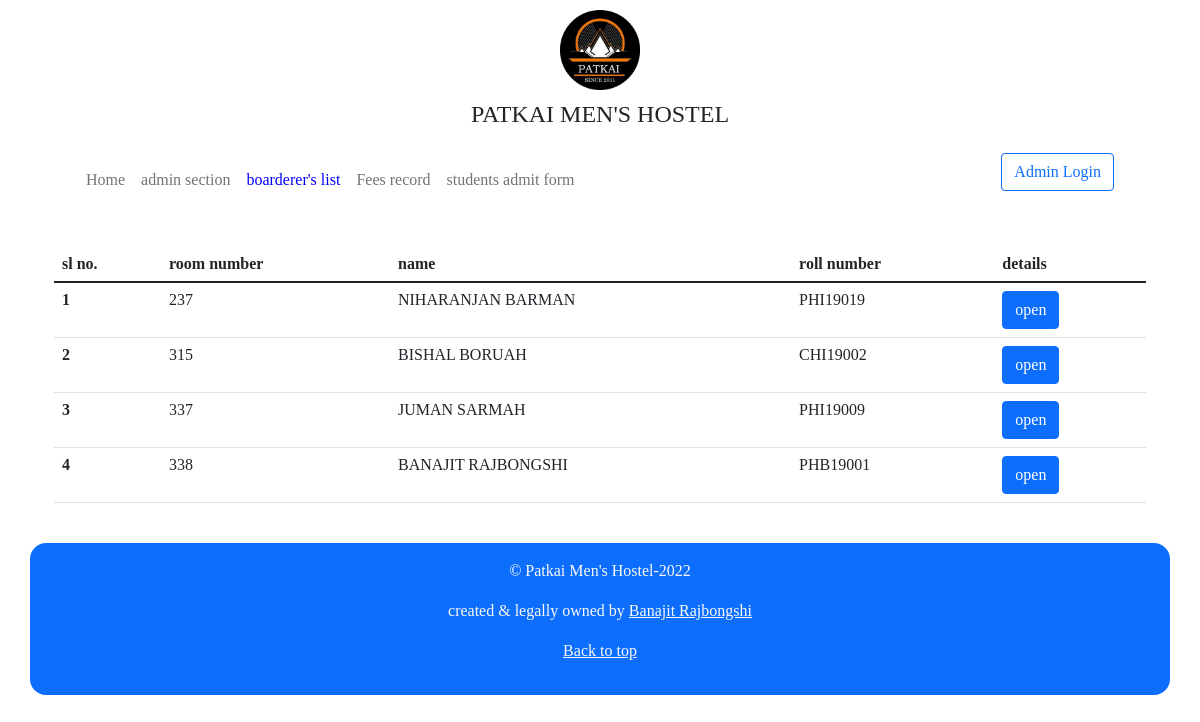
Page /students_list on the committed database.
### main/models.py (models this page shows, shortened)
class students_detail(models.Model):
    created_time= models.DateTimeField(auto_now_add=True)
    students_name=models.CharField(default="",max_length=25)
    roll_number=models.CharField(default="",max_length=8)
    room_number=models.IntegerField(default=0)
    department=models.CharField(default="",max_length=30)
    wing_name=models.CharField(default="",max_length=20)
    email_id=models.EmailField(default="",max_length=30)
    phone_number=models.IntegerField(default=0)
    School=models.CharField(default="",max_length=25)

### main/views.py (the view)
# urls.py: path('students_list', views.students_list ,name='students_list'),
def students_list(request,*args, **kwargs):
    stored_data=students_detail.objects.all().order_by('room_number')
    return render(request,'students.html',{'data':stored_data})

### templates/students.html (shortened to what this page needs)
{% extends 'base.html' %}
{% block body %}
<div class="container">
    <table class="table">
        <thead>
          <tr>
            <th scope="col">sl no.</th>
            <th scope="col">room number</th>
            <th scope="col">name</th>
            <th scope="col">roll number</th>
            <th scope="col">details</th>
          </tr>
        </thead>
        <tbody>
            {% for i in data %}
            <tr>
                <th scope="row">{{ forloop.counter }}</th>
                <td>{{ i.room_number }}</td>
                <td>{{ i.students_name }}</td>
                <td>{{ i.roll_number }}</td>
                <td><a href="{% url 'students_detail' i.pk %}" class="btn btn-primary">open</a></td>
              </tr>
            {% endfor %}
        </tbody>
    </table>
</div>
{% endblock body %}

### templates/base.html (style rules this page uses)
body { font-family: 'Times New Roman', Times, serif; }

### rows in the picture
students_detail: room_number "237", students_name "NIHARANJAN BARMAN", roll_number "PHI19019"
students_detail: room_number "315", students_name "BISHAL BORUAH", roll_number "CHI19002"
students_detail: room_number "337", students_name "JUMAN SARMAH", roll_number "PHI19009"
students_detail: room_number "338", students_name "BANAJIT RAJBONGSHI", roll_number "PHB19001"
